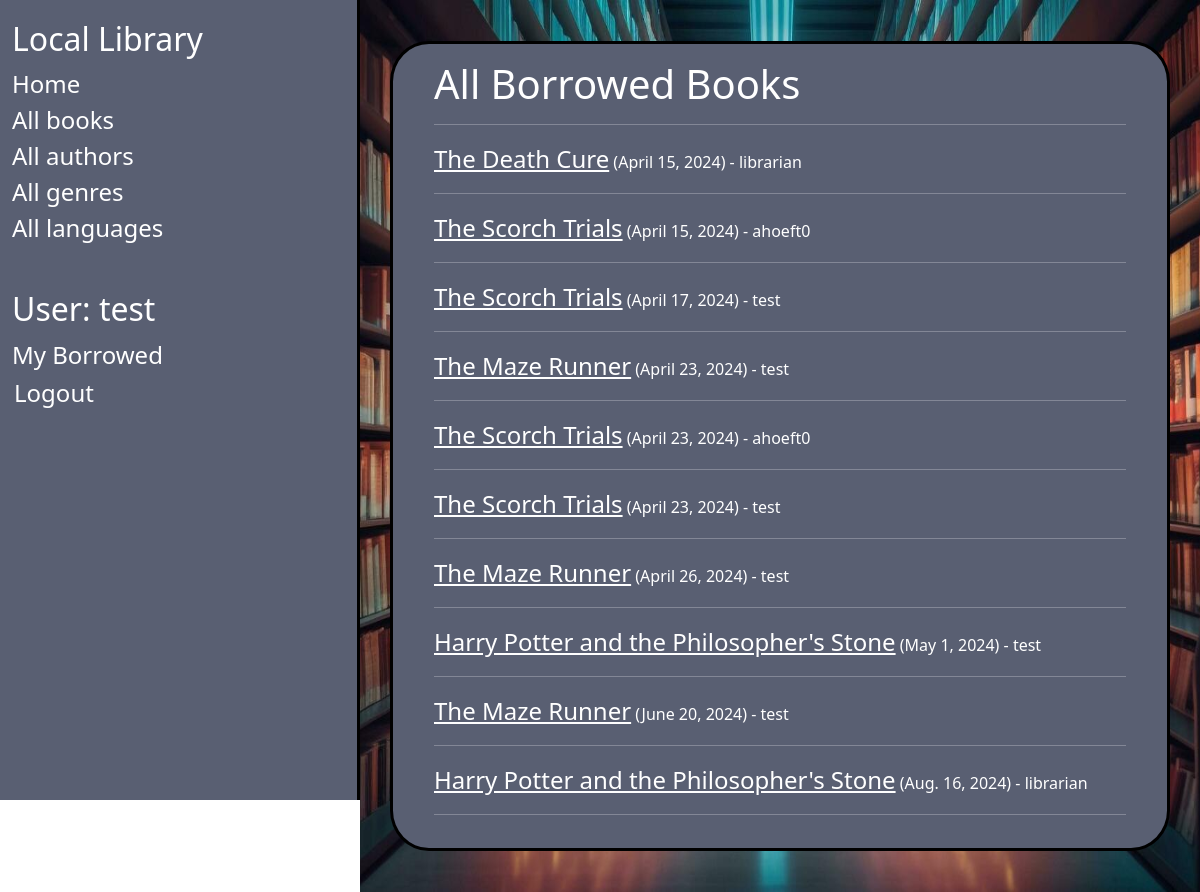
Page /catalog/allborrowed/ (signed in) on the committed database.
### catalog/models.py (models this page shows, shortened)
class BookInstance(models.Model):
    id = models.UUIDField(primary_key=True, default=uuid.uuid4,
                          help_text="Unique ID for this particular book across whole library")
    book = models.ForeignKey('Book', on_delete=models.RESTRICT, null=True)
    imprint = models.CharField(max_length=200)
    due_back = models.DateField(null=True, blank=True)
    borrower = models.ForeignKey(settings.AUTH_USER_MODEL, on_delete=models.SET_NULL, null=True, blank=True)
    LOAN_STATUS = (
        ('m', 'Maintenance'),
        ('o', 'On loan'),
        ('a', 'Available'),
        ('r', 'Reserved'),
    )
    status = models.CharField(
        max_length=1,
        choices=LOAN_STATUS,
        blank=True,
        default='m',
        help_text='Book availability',
    )
    class Meta:
        ordering = ['due_back']
        permissions = (("can_mark_returned", "Set book as returned"),)

class Book(models.Model):
    title = models.CharField(max_length=200)
    author = models.ForeignKey('Author', on_delete=models.RESTRICT, null=True)
    summary = models.TextField(
        max_length=1000, help_text="Enter a brief description of the book")
    isbn = models.CharField('ISBN', max_length=13,
                            unique=True,
                            help_text='13 Character <a href="https://www.isbn-international.org/content/what-isbn'
                                      '">ISBN number</a>')
    genre = models.ManyToManyField(
        Genre, help_text="Select a genre for this book")
    language = models.ForeignKey(
        'Language', on_delete=models.SET_NULL, null=True)
    def display_genre(self):
        """Create a string for the Genre. This is required to display genre in Admin."""
        return ', '.join(genre.name for genre in self.genre.all()[:3])
    display_genre.short_description = 'Genre'

### catalog/views.py (the view)
# urls.py: path('allborrowed/', views.AllBorrowedBooksView, name='all-borrowed'),
def AllBorrowedBooksView(request):
    permission_required = 'catalog.can_mark_returned'
    books = BookInstance.objects.filter(status__exact='o').order_by('due_back')
    p = Paginator(books, 10)
    page_number = request.GET.get('page')
    try:
        page_obj = p.get_page(page_number)  # returns the desired page object
    except PageNotAnInteger:
        page_obj = p.page(1)
    except EmptyPage:
        page_obj = p.page(p.num_pages)
    context = {'page_obj': page_obj}
    return render(request, 'catalog/bookinstance_list_all_borrowed_books.html', context)

### catalog/templates/catalog/bookinstance_list_all_borrowed_books.html (shortened to what this page needs)
{% extends "base_generic.html" %}
{% block content %}
    <h1>All Borrowed Books</h1>
    {% for bookinst in page_obj.object_list %}
    <hr/>
    <a href="{% url 'book-detail' bookinst.book.pk %}">{{ bookinst.book.title }}</a> <text>({{ bookinst.due_back }}) - {{bookinst.borrower}}</text>
   {% endfor %}
   <hr/>
{% endblock %}

### catalog/templates/base_generic.html (shortened to what this page needs)
<!DOCTYPE html>
<html lang="en">
  <head>
    <link href="https://cdn.jsdelivr.net/npm/bootstrap@5.3.3/dist/css/bootstrap.min.css"
      rel="stylesheet"
>
    {% load static %}
    <link rel="stylesheet" href="{% static '/css/styles.css' %}" />
  </head>
  <body>
    <div class="container-fluid">
      <div class="row">
        <div class="col-sm-2 mysidebar"  style="border-right: solid; border-color: black;">
          {% block sidebar %}
            <ul class="sidebar-nav">
              <li><h2>Local Library</h2></li>
              <li><a href="{% url 'index' %}">Home</a></li>
              <li><a href="{% url 'books' %}">All books</a></li>
              <li><a href="{% url 'authors' %}">All authors</a></li>
              <li><a href="{% url 'genres' %}">All genres</a></li>
              <li><a href="{% url 'languages' %}">All languages</a></li>
            </ul>
            <ul class="sidebar-nav">
              <br>
             {% if user.is_authenticated %}
               <li><h2>User: {{ user.get_username }}</h2></li>
               <li><a href="{% url 'my-borrowed' %}">My Borrowed</a></li>
               <li>
                 <form id="logout-form" method="post" action="{% url 'logout' %}">
                   <button type="submit" style="font-size: x-large;">Logout</button>
                 </form>
               </li>
             {% else %}
               <li><a href="{% url 'login' %}">Login</a></li>
             {% endif %}
              <br>
            </ul>
          {% endblock %}
        </div>
        <div class="col main" style="background-image:url('{% static "library.jpg"%}')";>
          <div class="inherit" style="border-color: black;">
          {% block content %}{% endblock %}
          </div>
        </div>
      </div>
    </div>
  </body>
</html>

### catalog/static/css/styles.css (style rules this page uses)
.sidebar-nav { margin-top: 20px; padding: 0; list-style: none; }
#logout-form { display: inline; }
#logout-form button { padding: 0; margin: 0; }
a, li { font-size: x-large; }
.mysidebar { background-color: #595F72; width: 30vw; position: fixed; }
div { height: 100vh; }
.mysidebar li, .mysidebar a, .mysidebar button { color:white; background-color: transparent; border-color: transparent; text-decoration: none; }
.main { margin-left: 30vw; padding: 0px 10px; }
.main a { color: black; }
.main { display: grid; place-items: center; background-size: 100% 100%; background-repeat: repeat; background-position: top; background-attachment: fixed; background-position-x: 15vw; height: fit-content; min-height: 100%; }
.inherit { margin-top: 5%; margin-bottom: 5%; border: solid; padding: 10px; width: 65vw; height:fit-content; border-radius: 5%; background-color: #595F72; padding-left: 5%; padding-right: 5%; padding-top: 2%; padding-bottom: 2%; }
.inherit a, .inherit hr, .inherit text, .inherit p, .inherit li, .inherit h1, .inherit h2, .inherit h3, .inherit h4 { color: white; }
form { color:white; font-size: large; }

### rows in the picture
BookInstance: book "The Death Cure", due_back "April 15, 2024", borrower "librarian"
BookInstance: book "The Scorch Trials", due_back "April 15, 2024", borrower "ahoeft0"
BookInstance: book "The Scorch Trials", due_back "April 17, 2024", borrower "test"
BookInstance: book "The Maze Runner", due_back "April 23, 2024", borrower "test"
BookInstance: book "The Scorch Trials", due_back "April 23, 2024", borrower "ahoeft0"
BookInstance: book "The Scorch Trials", due_back "April 23, 2024", borrower "test"
BookInstance: book "The Maze Runner", due_back "April 26, 2024", borrower "test"
BookInstance: book "Harry Potter and the Philosopher's Stone", due_back "May 1, 2024", borrower "test"
BookInstance: book "The Maze Runner", due_back "June 20, 2024", borrower "test"
BookInstance: book "Harry Potter and the Philosopher's Stone", due_back "Aug. 16, 2024", borrower "librarian"

### other values in the picture
{{ user.get_username }} "test"
